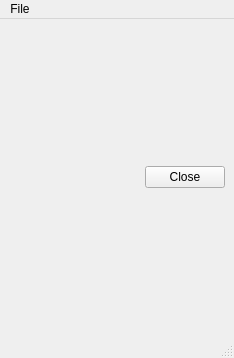
<?xml version="1.0" encoding="UTF-8"?>
<ui version="4.0">
 <class>KeyboardShortcutWindow</class>
 <widget class="QMainWindow" name="KeyboardShortcutWindow">
  <property name="geometry">
   <rect>
    <x>0</x>
    <y>0</y>
    <width>234</width>
    <height>358</height>
   </rect>
  </property>
  <property name="windowTitle">
   <string>Keyboard Shortcuts</string>
  </property>
  <widget class="QWidget" name="centralwidget">
   <layout class="QVBoxLayout" name="centralLayout">
    <item alignment="Qt::AlignRight">
     <widget class="QPushButton" name="closeButton">
      <property name="text">
       <string>Close</string>
      </property>
     </widget>
    </item>
   </layout>
  </widget>
  <widget class="QStatusBar" name="statusbar"/>
  <widget class="QMenuBar" name="menuBar">
   <property name="geometry">
    <rect>
     <x>0</x>
     <y>0</y>
     <width>234</width>
     <height>17</height>
    </rect>
   </property>
   <widget class="QMenu" name="menuFile">
    <property name="title">
     <string>File</string>
    </property>
    <addaction name="actionReloadFromDisk"/>
    <addaction name="actionClose"/>
   </widget>
   <addaction name="menuFile"/>
  </widget>
  <action name="actionReloadFromDisk">
   <property name="text">
    <string>Reload From Disk</string>
   </property>
  </action>
  <action name="actionClose">
   <property name="text">
    <string>Close</string>
   </property>
  </action>
 </widget>
 <resources/>
 <connections/>
</ui>
